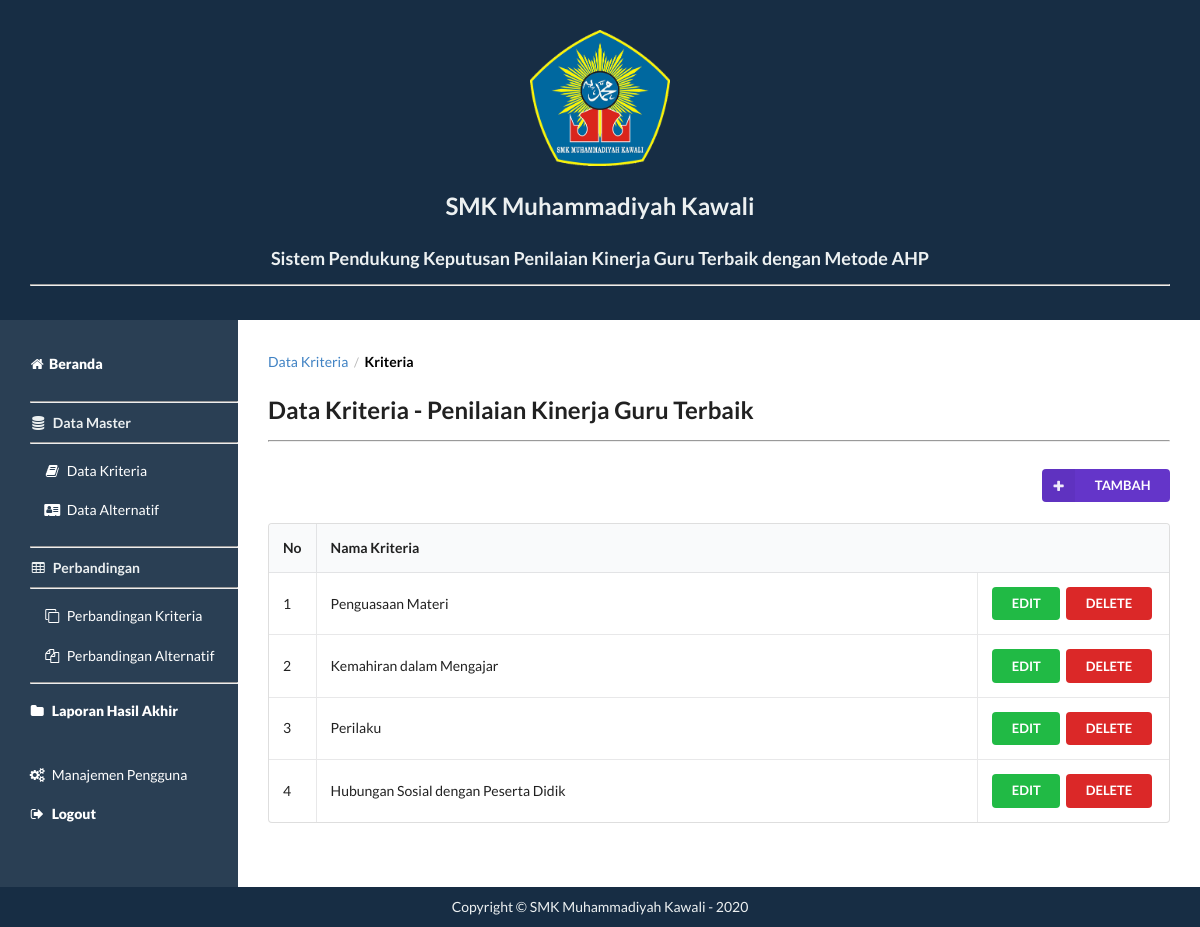
Screenshot of /kriteria.php (signed in) with the database file from the repository.
### tables this page shows
CREATE TABLE `kriteria` (
  `id` int(11) NOT NULL,
  `nama` varchar(100) NOT NULL
);

### kriteria.php (the view, shortened to what this page needs)
<?php
	include('fungsi.php');
	include('header.php');
    if(empty($_SESSION['username']) AND empty($_SESSION['password'])){
        echo "<script>alert('Anda Harus Login Dulu !'); window.location = 'login.php'</script>";
    }else{
?>
<section class="content">
	<div class="ui breadcrumb">
		<a class="section">Data Kriteria</a>
		<div class="divider"> / </div>
		<div class="active section">Kriteria</div>
	</div>
	<h2 class="ui header">Data Kriteria - Penilaian Kinerja Guru Terbaik</h2>
	<hr><br>
		<a href="tambah.php?jenis=kriteria">
			<div class="ui right floated small violet labeled icon button">
				<i class="plus icon"></i>TAMBAH
			</div>
		</a>
		<br>
	<br>
	<table class="ui celled padded table">
		<thead>
			<tr>
				<th class="collapsing">No</th>
				<th colspan="2">Nama Kriteria</th>
			</tr>
		</thead>
		<tbody>
		<?php
			$query = "SELECT id,nama FROM kriteria ORDER BY id";
			$result	= mysqli_query($koneksi, $query);
			$i = 0;
			while ($row = mysqli_fetch_array($result)) {
				$i++;
		?>
			<tr>
				<td><?php echo $i ?></td>
				<td><?php echo $row['nama'] ?></td>
				<td class="right aligned collapsing">
					<form method="post" action="kriteria.php">
						<button type="submit" name="edit" class="small ui green button">EDIT</button>
						<button type="submit" name="delete" class="small ui red button">DELETE</button>
					</form>
				</td>
			</tr>
	<?php } ?>
		</tbody>
	</table>
	<br>
</section>
<?php include('footer.php'); ?>
			<?php } ?>

### css/style.css (style rules this page uses)
html { display: -webkit-box;display: -ms-flexbox;display: flex; -webkit-box-orient: vertical; -webkit-box-direction: normal; -ms-flex-direction: column; flex-direction: column; }
body { display: -webkit-box; display: -ms-flexbox; display: flex; -webkit-box-orient: vertical; -webkit-box-direction: normal; -ms-flex-direction: column; flex-direction: column; min-height: 100vh; }
.content { display: block; -webkit-box-flex: 1; -ms-flex: 1; flex: 1; }
body { margin: 0; background: #fff; font-size: 13px; font-weight: 400; line-height: 1.471; }
nav, section, footer { padding: 10px 30px; margin: 0; color: #ECF0F1; }
section { background: white; color: black; padding: 30px; }

### rows the page displays
kriteria: nama "Penguasaan Materi"
kriteria: nama "Kemahiran dalam Mengajar"
kriteria: nama "Perilaku"
kriteria: nama "Hubungan Sosial dengan Peserta Didik"
